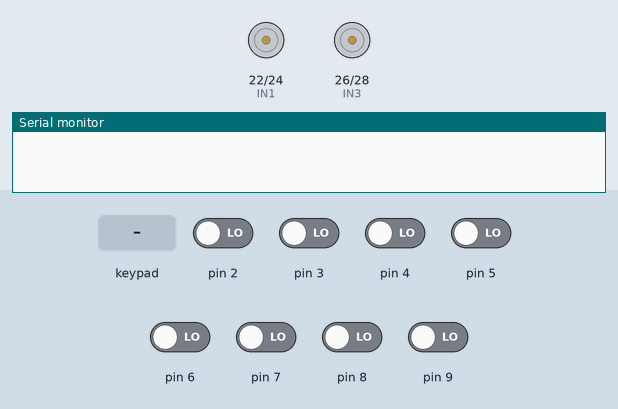
This sketch was run on a simulated Arduino Mega 2560, built with avr-gcc and run on an emulated ATmega2560. Shown: motor-driver pin pairs drawn as motors (green arrow = first pin HIGH = forward, orange = second pin HIGH = backward, longer = more drive, scaled by the enable pin), the last lines printed to the serial monitor. The test bench sets the inputs (shaded band); at power-on: pin 2–9 LOW.

Above: at 1.2 s.
1.3 s: key '1' pressed
2.8 s: pin 2 driven HIGH
At 3.3 s:
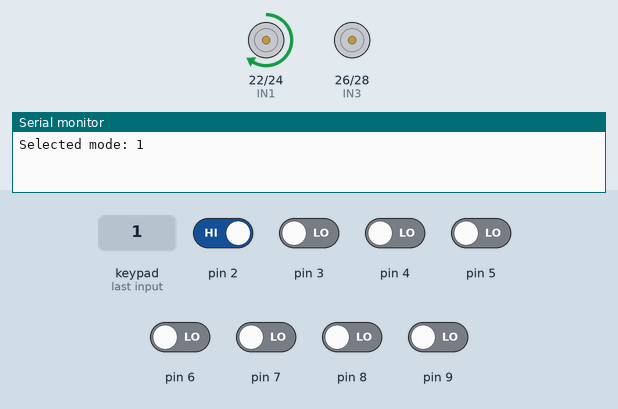
10.5 s: pin 2 driven LOW and pin 5 driven HIGH
At 11.5 s:
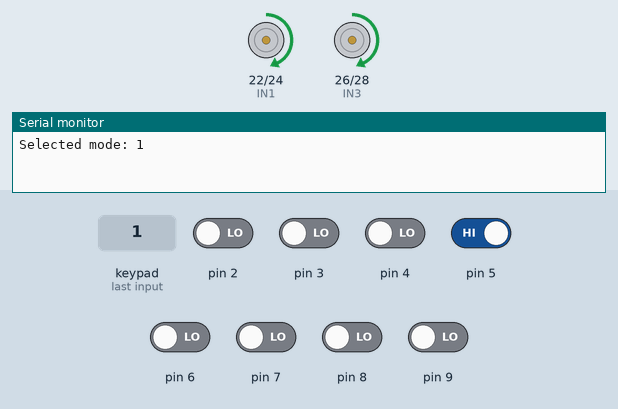
12.0 s: pin 4 driven HIGH
At 12.7 s:
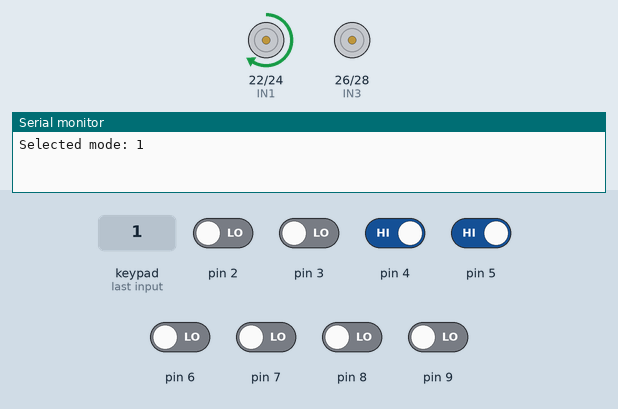
Timing chart, 0 to 14.5 s (numbered marks = the images above; inputs shaded):
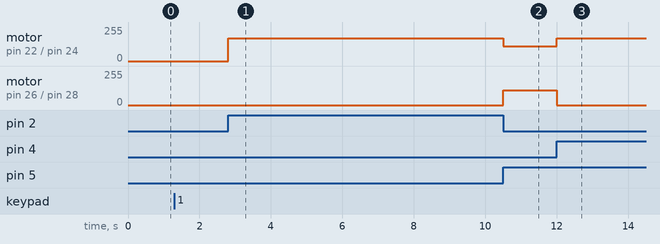

The sketch:

Numer3_Test.ino.ino
```cpp
#include <Arduino.h>
#include <Keypad.h>

const byte ROWS = 4; //four rows
const byte COLS = 4; //four columns

char keys[ROWS][COLS] = {
  {'1','2','3','A'},
  {'4','5','6','B'},
  {'7','8','9','C'},
  {'*','0','#','D'}
};

byte rowPins[ROWS] = {53, 51, 48, 47}; // Connect to the row pinouts of the keypad
byte colPins[COLS] = {45, 43, 41, 39}; // Connect to the column pinouts of the keypad

Keypad keypad = Keypad(makeKeymap(keys), rowPins, colPins, ROWS, COLS);

int s1, s2, s3, s4, s5, s6, s7, s8;
const int ENA = 10; // PWM pin for Motor A speed control
const int IN1 = 22; // Motor A input 1
const int IN2 = 24; // Motor A input 2
const int ENB = 11; // PWM pin for Motor B speed control
const int IN3 = 26; // Motor B input 1
const int IN4 = 28; // Motor B input 2

int mode = 0; // Variable to store the selected mode
bool ignoreFirstLine = false; // Flag to ignore the first occurrence of all sensors being online for number 3

void setup() {
  pinMode(2, INPUT);
  pinMode(3, INPUT);
  pinMode(4, INPUT);
  pinMode(5, INPUT);
  pinMode(6, INPUT);
  pinMode(7, INPUT);
  pinMode(8, INPUT);
  pinMode(9, INPUT);

  pinMode(IN1, OUTPUT);
  pinMode(IN2, OUTPUT);
  pinMode(IN3, OUTPUT);
  pinMode(IN4, OUTPUT);
  Serial.begin(9600);

  // Wait for serial input to choose mode
}

void loop() {
  char key = keypad.getKey();

  if (key != NO_KEY) {
    if (key == '1' || key == '2') {
      mode = key - '0'; // Convert char to int
      Serial.print("Selected mode: ");
      Serial.println(mode);
    } else if (key == '3') {
      ignoreFirstLine = !ignoreFirstLine; // Toggle ignoreFirstLine flag on pressing number 3
      Serial.print("Ignore first line: ");
      Serial.println(ignoreFirstLine ? "true" : "false");
    }
  }

  // If mode has been selected, start line following
  if (mode != 0) {
    // Read sensor values
    s1 = digitalRead(2);
    s2 = digitalRead(3);
    s3 = digitalRead(4);
    s4 = digitalRead(5);
    s5 = digitalRead(6);
    s6 = digitalRead(7);
    s7 = digitalRead(8);
    s8 = digitalRead(9);

    // Line following
    lineFollow();
  }
}

void lineFollow() {
  // Black = 1, White = 0

  // Forward
   if (
    ((s1 == 0) && (s2 == 0) && (s3 == 0) && (s4 == 1) && (s5 == 1) && (s6 == 0) && (s7 == 0) && (s8 == 0)) ||
    ((s1 == 0) && (s2 == 0) && (s3 == 0) && (s4 == 1) && (s5 == 0) && (s6 == 0) && (s7 == 0) && (s8 == 0)) ||
    ((s1 == 0) && (s2 == 0) && (s3 == 0) && (s4 == 0) && (s5 == 1) && (s6 == 0) && (s7 == 0) && (s8 == 0)) ||
    ((s1 == 0) && (s2 == 0) && (s3 == 1) && (s4 == 1) && (s5 == 1) && (s6 == 1) && (s7 == 0) && (s8 == 0)) ||
    ((s1 == 0) && (s2 == 1) && (s3 == 1) && (s4 == 1) && (s5 == 1) && (s6 == 1) && (s7 == 1) && (s8 == 0))
  ) {
    forward();
  }
  // Right
  else if (
    ((s1==0)&&(s2==0)&&(s3==0)&&(s4==0)&&(s5==0)&&(s6==0)&&(s7==0)&&(s8==1)) ||
    ((s1==0)&&(s2==0)&&(s3==0)&&(s4==0)&&(s5==0)&&(s6==0)&&(s7==1)&&(s8==1)) ||
    ((s1==0)&&(s2==0)&&(s3==0)&&(s4==0)&&(s5==0)&&(s6==0)&&(s7==1)&&(s8==0)) ||
    ((s1==0)&&(s2==0)&&(s3==0)&&(s4==0)&&(s5==0)&&(s6==1)&&(s7==1)&&(s8==0)) ||
    ((s1==0)&&(s2==0)&&(s3==0)&&(s4==0)&&(s5==0)&&(s6==1)&&(s7==0)&&(s8==0)) ||
    ((s1==0)&&(s2==0)&&(s3==0)&&(s4==0)&&(s5==1)&&(s6==1)&&(s7==0)&&(s8==0)) ||

    ((s1==0)&&(s2==1)&&(s3==1)&&(s4==1)&&(s5==1)&&(s6==1)&&(s7==1)&&(s8==1)) ||
    ((s1==0)&&(s2==0)&&(s3==1)&&(s4==1)&&(s5==1)&&(s6==1)&&(s7==1)&&(s8==1)) ||
    ((s1==0)&&(s2==0)&&(s3==0)&&(s4==1)&&(s5==1)&&(s6==1)&&(s7==1)&&(s8==1)) ||
    ((s1==0)&&(s2==0)&&(s3==0)&&(s4==0)&&(s5==1)&&(s6==1)&&(s7==1)&&(s8==1)) ||
    ((s1==0)&&(s2==0)&&(s3==0)&&(s4==0)&&(s5==0)&&(s6==1)&&(s7==1)&&(s8==1)) ||
    ((s1==0)&&(s2==0)&&(s3==0)&&(s4==0)&&(s5==0)&&(s6==0)&&(s7==1)&&(s8==1)) ||
    ((s1==0)&&(s2==0)&&(s3==0)&&(s4==0)&&(s5==0)&&(s6==0)&&(s7==0)&&(s8==1)) ||
    ((s1==0)&&(s2==0)&&(s3==0)&&(s4==0)&&(s5==0)&&(s6==1)&&(s7==1)&&(s8==0)) ||
    ((s1==0)&&(s2==0)&&(s3==0)&&(s4==0)&&(s5==1)&&(s6==1)&&(s7==0)&&(s8==0)) ||
    ((s1==0)&&(s2==0)&&(s3==0)&&(s4==0)&&(s5==1)&&(s6==1)&&(s7==1)&&(s8==0)) ||
    ((s1==0)&&(s2==0)&&(s3==0)&&(s4==1)&&(s5==1)&&(s6==1)&&(s7==0)&&(s8==0)) ||
    ((s1==0)&&(s2==0)&&(s3==0)&&(s4==1)&&(s5==1)&&(s6==1)&&(s7==1)&&(s8==0)) ||
    ((s1==0)&&(s2==0)&&(s3==1)&&(s4==1)&&(s5==1)&&(s6==1)&&(s7==1)&&(s8==0))
  ) {
    right();
  }
  // Left
  else if (
    ((s1==1)&&(s2==0)&&(s3==0)&&(s4==0)&&(s5==0)&&(s6==0)&&(s7==0)&&(s8==0)) ||
    ((s1==1)&&(s2==1)&&(s3==0)&&(s4==0)&&(s5==0)&&(s6==0)&&(s7==0)&&(s8==0)) ||
    ((s1==0)&&(s2==1)&&(s3==0)&&(s4==0)&&(s5==0)&&(s6==0)&&(s7==0)&&(s8==0)) ||
    ((s1==0)&&(s2==1)&&(s3==1)&&(s4==0)&&(s5==0)&&(s6==0)&&(s7==0)&&(s8==0)) ||
    ((s1==0)&&(s2==0)&&(s3==1)&&(s4==0)&&(s5==0)&&(s6==0)&&(s7==0)&&(s8==0)) ||
    ((s1==0)&&(s2==0)&&(s3==1)&&(s4==1)&&(s5==0)&&(s6==0)&&(s7==0)&&(s8==0)) ||

    ((s1==1)&&(s2==1)&&(s3==1)&&(s4==1)&&(s5==1)&&(s6==1)&&(s7==1)&&(s8==0)) ||
    ((s1==1)&&(s2==1)&&(s3==1)&&(s4==1)&&(s5==1)&&(s6==1)&&(s7==0)&&(s8==0)) ||
    ((s1==1)&&(s2==1)&&(s3==1)&&(s4==1)&&(s5==1)&&(s6==0)&&(s7==0)&&(s8==0)) ||
    ((s1==1)&&(s2==1)&&(s3==1)&&(s4==1)&&(s5==0)&&(s6==0)&&(s7==0)&&(s8==0)) ||
    ((s1==1)&&(s2==1)&&(s3==1)&&(s4==0)&&(s5==0)&&(s6==0)&&(s7==0)&&(s8==0)) ||
    ((s1==1)&&(s2==1)&&(s3==0)&&(s4==0)&&(s5==0)&&(s6==0)&&(s7==0)&&(s8==0)) ||
    ((s1==1)&&(s2==0)&&(s3==0)&&(s4==0)&&(s5==0)&&(s6==0)&&(s7==0)&&(s8==0)) ||
    ((s1==0)&&(s2==1)&&(s3==1)&&(s4==0)&&(s5==0)&&(s6==0)&&(s7==0)&&(s8==0)) ||
    ((s1==0)&&(s2==0)&&(s3==1)&&(s4==1)&&(s5==0)&&(s6==0)&&(s7==0)&&(s8==0)) ||
    ((s1==0)&&(s2==1)&&(s3==1)&&(s4==1)&&(s5==0)&&(s6==0)&&(s7==0)&&(s8==0)) ||
    ((s1==0)&&(s2==0)&&(s3==1)&&(s4==1)&&(s5==1)&&(s6==0)&&(s7==0)&&(s8==0)) ||
    ((s1==0)&&(s2==1)&&(s3==1)&&(s4==1)&&(s5==1)&&(s6==0)&&(s7==0)&&(s8==0)) ||
    ((s1==0)&&(s2==1)&&(s3==1)&&(s4==1)&&(s5==1)&&(s6==1)&&(s7==0)&&(s8==0))
  ) {
    left();
  }
  // Stop
  else if ((s1 == 0) && (s2 == 0) && (s3 == 0) && (s4 == 0) && (s5 == 0) && (s6 == 0) && (s7 == 0) && (s8 == 0)) {
    motor_stop();
  }

  // Check if all sensors are on the line
  if ((s1 == 1) && (s2 == 1) && (s3 == 1) && (s4 == 1) && (s5 == 1) && (s6 == 1) && (s7 == 1) && (s8 == 1)) {
    if (mode == 1) {
      // If mode 1, keep moving forward
      forward();
    } else if (mode == 2) {
      // If mode 2, move left every alternate time
      if (ignoreFirstLine) {
        left();
        ignoreFirstLine = false;
      } else {
        ignoreFirstLine = true;
      }
    }
  }
}


void forward() {
  digitalWrite(IN1, HIGH);
  digitalWrite(IN2, LOW);
  analogWrite(ENA, 110);
  digitalWrite(IN3, HIGH);
  digitalWrite(IN4, LOW);
  analogWrite(ENB, 110);
}

void right() {
  digitalWrite(IN1, LOW);
  digitalWrite(IN2, LOW);
  analogWrite(ENA, 0);
  digitalWrite(IN3, HIGH);
  digitalWrite(IN4, LOW);
  analogWrite(ENB, 170);
}

void left() {
  digitalWrite(IN1, HIGH);
  digitalWrite(IN2, LOW);
  analogWrite(ENA, 170);
  digitalWrite(IN3, LOW);
  digitalWrite(IN4, LOW);
  analogWrite(ENB, 0);
}

void motor_stop() {
  digitalWrite(IN1, LOW);
  digitalWrite(IN2, LOW);
  analogWrite(ENA, 0);
  digitalWrite(IN3, LOW);
  digitalWrite(IN4, LOW);
  analogWrite(ENB, 0);
}
```

Measured:
- after the input at 2.8 s, motor on pin 22 (IN1) / pin 24 (IN2): stopped → forward 170/255 at once
- after the input at 10.5 s, motor on pin 22 (IN1) / pin 24 (IN2): forward 170/255 → forward 110/255 at once; motor on pin 26 (IN3) / pin 28 (IN4): stopped → forward 110/255 at once
- after the input at 12.0 s, motor on pin 22 (IN1) / pin 24 (IN2): forward 110/255 → forward 170/255 at once; motor on pin 26 (IN3) / pin 28 (IN4): forward 110/255 → stopped at once
